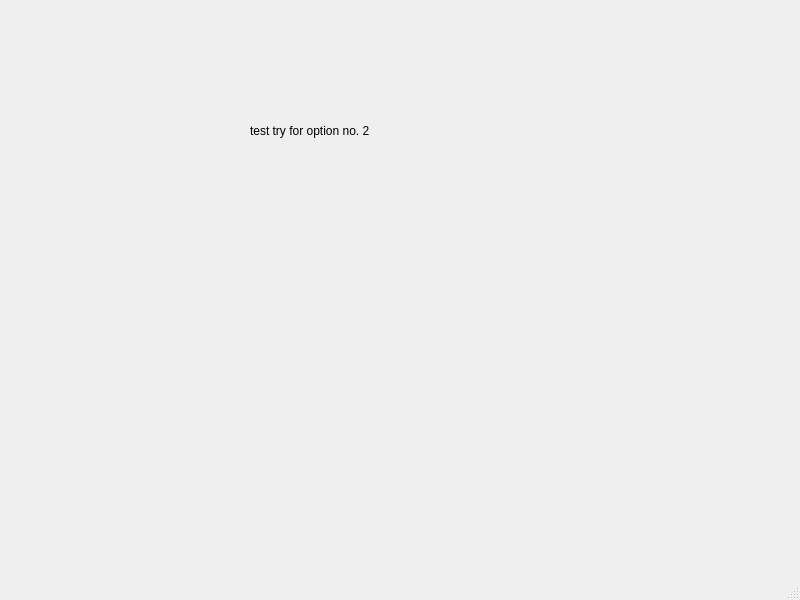
<?xml version="1.0" encoding="UTF-8"?>
<ui version="4.0">
 <class>contract</class>
 <widget class="QMainWindow" name="contract">
  <property name="geometry">
   <rect>
    <x>0</x>
    <y>0</y>
    <width>800</width>
    <height>600</height>
   </rect>
  </property>
  <property name="windowTitle">
   <string>MainWindow</string>
  </property>
  <widget class="QWidget" name="centralwidget">
   <widget class="QLabel" name="label">
    <property name="geometry">
     <rect>
      <x>250</x>
      <y>100</y>
      <width>251</width>
      <height>61</height>
     </rect>
    </property>
    <property name="text">
     <string>test try for option no. 2</string>
    </property>
   </widget>
  </widget>
  <widget class="QMenuBar" name="menubar">
   <property name="geometry">
    <rect>
     <x>0</x>
     <y>0</y>
     <width>800</width>
     <height>21</height>
    </rect>
   </property>
  </widget>
  <widget class="QStatusBar" name="statusbar"/>
 </widget>
 <resources/>
 <connections/>
</ui>
